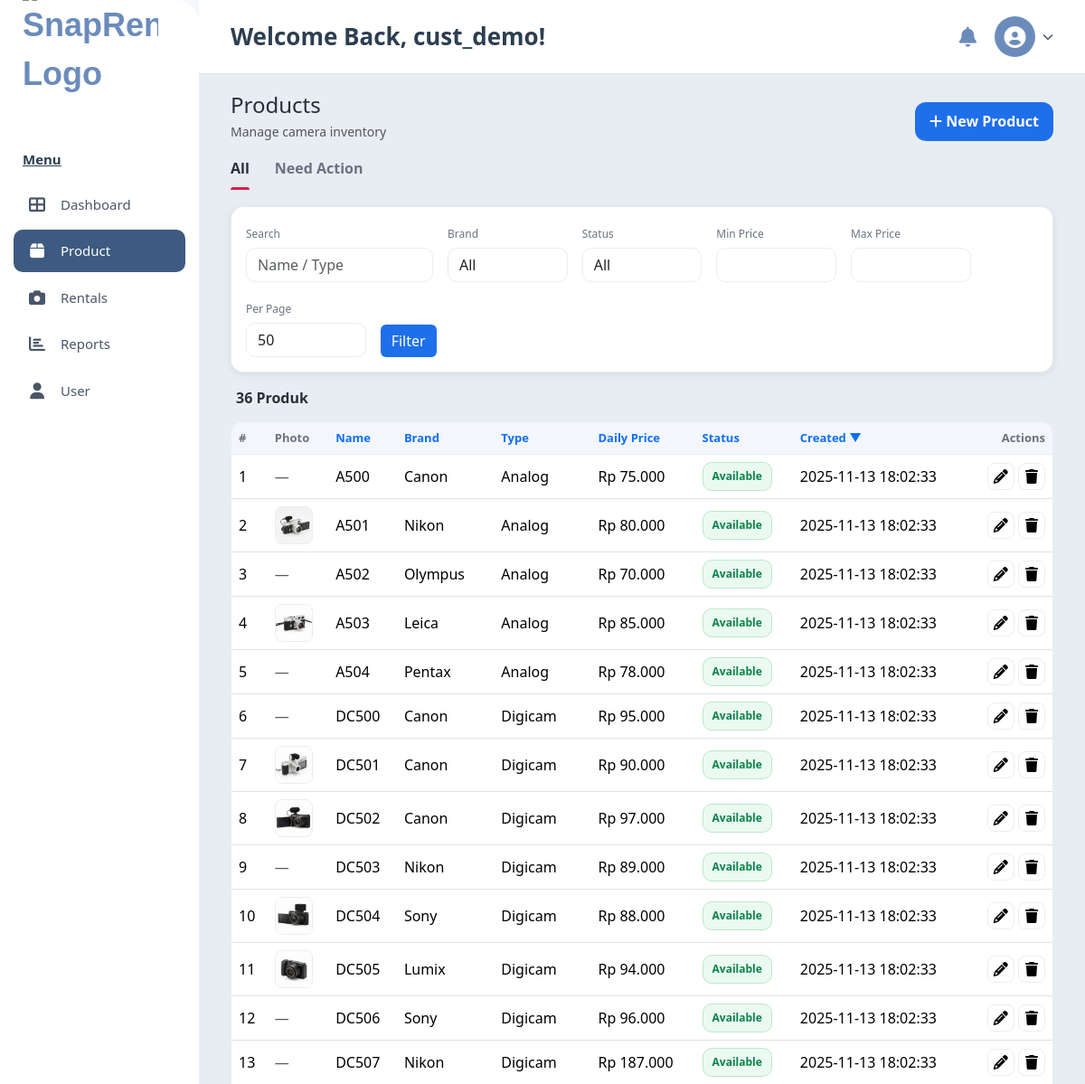
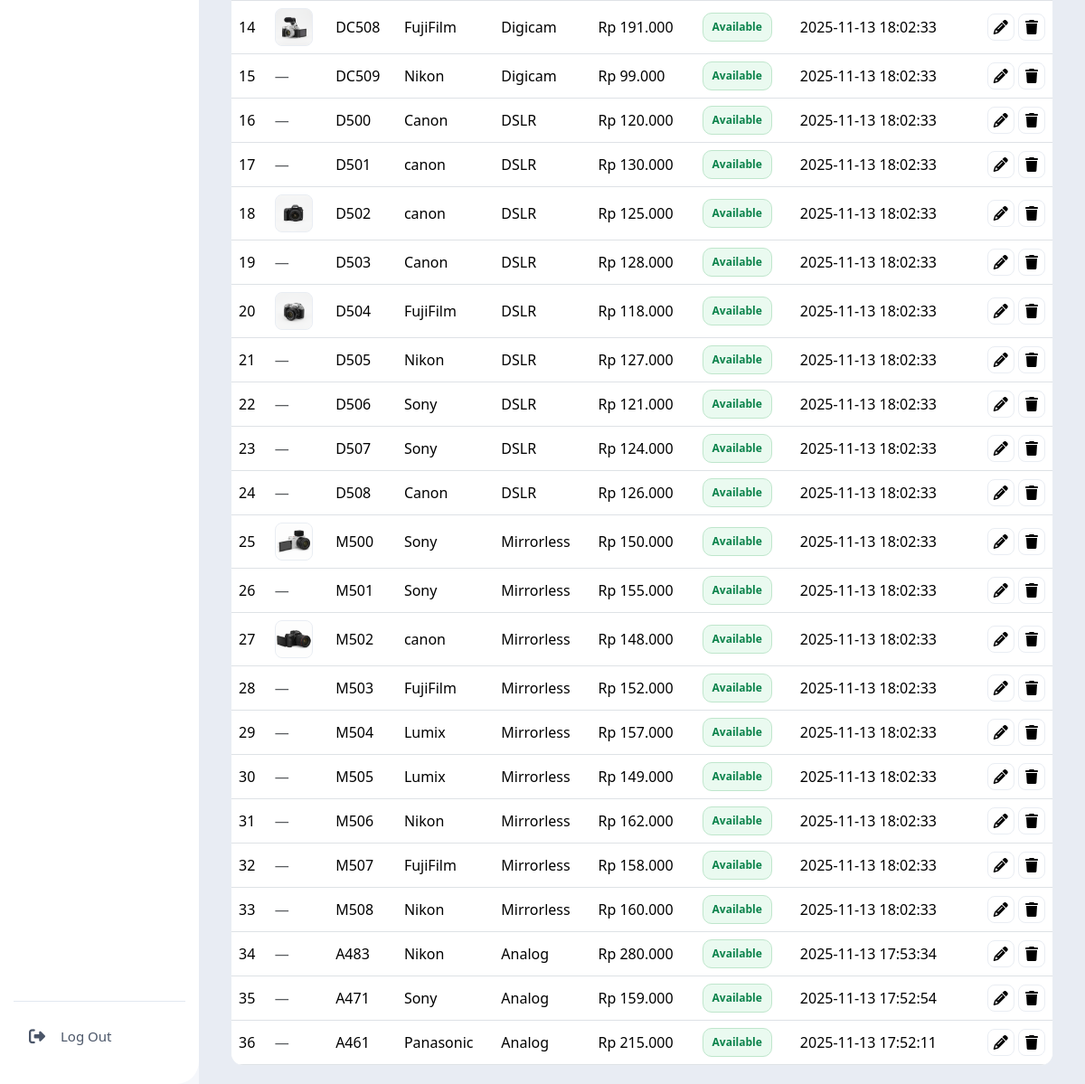
The app's page /Dashboard/index.php?page=products (signed in) with its own data (2 pictures, top to bottom).
### tables this page shows
CREATE TABLE `accounts` (
  `id` bigint UNSIGNED NOT NULL,
  `owner_id` bigint UNSIGNED DEFAULT NULL,
  `staff_id` bigint UNSIGNED DEFAULT NULL,
  `customer_id` bigint UNSIGNED DEFAULT NULL,
  `username` varchar(50) NOT NULL,
  `email` varchar(255) NOT NULL,
  `phone` varchar(25) DEFAULT NULL,
  `password` varchar(255) NOT NULL,
  `role` enum('OWNER','STAFF','CUSTOMER') NOT NULL,
  `is_verified` tinyint(1) NOT NULL DEFAULT '0',
  `is_active` tinyint(1) NOT NULL DEFAULT '1',
  `created_at` datetime NOT NULL DEFAULT CURRENT_TIMESTAMP
);

CREATE TABLE `cameras` (
  `id` bigint UNSIGNED NOT NULL,
  `name` varchar(120) NOT NULL,
  `brand` varchar(80) NOT NULL,
  `type` varchar(80) DEFAULT NULL,
  `problem` varchar(2000) DEFAULT NULL,
  `daily_price` decimal(12,2) NOT NULL,
  `status` enum('available','unavailable','maintenance') NOT NULL DEFAULT 'available',
  `condition_note` text,
  `owner_id` bigint UNSIGNED DEFAULT NULL,
  `created_at` datetime NOT NULL DEFAULT CURRENT_TIMESTAMP,
  `updated_at` datetime DEFAULT NULL ON UPDATE CURRENT_TIMESTAMP
);

### auth/auth.php (called while the page is built, shortened)
<?php
function e($s){ return htmlspecialchars((string)$s, ENT_QUOTES, 'UTF-8'); }
function currentUser(PDO $pdo): ?array {
  $stmt = $pdo->prepare("SELECT id, username, email, role, is_active, is_verified, created_at
                         FROM accounts WHERE id=? LIMIT 1");
  $stmt->execute([$_SESSION['uid']]);
  $u = $stmt->fetch();
  $u['_role_id'] = $_SESSION['role_id'] ?? null;
  $u['_profile'] = $_SESSION['profile'] ?? null;
  return $u;
}
function require_login(PDO $pdo) {
  $u = currentUser($pdo);
}

### Dashboard/pages/products.php (the view, shortened to what this page needs)
<?php
$UPLOAD_DIR_FS = realpath(__DIR__ . '/../uploads');
$DOCROOT = rtrim(str_replace('\\','/', $_SERVER['DOCUMENT_ROOT'] ?? ''), '/');
$UPLOAD_PATH_NORM = rtrim(str_replace('\\','/', $UPLOAD_DIR_FS), '/');
if ($DOCROOT && strpos($UPLOAD_PATH_NORM, $DOCROOT) === 0) {
  $UPLOAD_URL = substr($UPLOAD_PATH_NORM, strlen($DOCROOT));
  if (substr($UPLOAD_URL,-1) !== '/') $UPLOAD_URL .= '/';
} else {
  $BASE_DIR = rtrim(dirname($_SERVER['SCRIPT_NAME'] ?? ''), '/\\');
  $UPLOAD_URL = $BASE_DIR . '/uploads/';
}
function cameraDirUrl(int $cid): string {
  global $UPLOAD_URL; return rtrim($UPLOAD_URL,'/').'/cameras/'.$cid.'/';
}
$q      = trim($_GET['q'] ?? ''); $brandF = trim($_GET['brand'] ?? ''); $statusF= trim($_GET['status'] ?? '');
$minp   = trim($_GET['min_price'] ?? ''); $maxp = trim($_GET['max_price'] ?? '');
$where=[]; $args=[];
$whereSql=$where?('WHERE '.implode(' AND ',$where)):'';
$per = min(50, max(1, (int)($_GET['per'] ?? 50)));
$pageNo = max(1, (int)($_GET['p'] ?? 1));
$offset = ($pageNo - 1) * $per;
$sort = $_GET['sort'] ?? 'created_at';
$dir  = strtolower($_GET['dir'] ?? 'desc');
$dir = ($dir === 'asc') ? 'ASC' : 'DESC';
$orderSql = "ORDER BY cam.$sort $dir";
function build_qs(array $overrides = []) {
  $params = $_GET;
  foreach ($overrides as $k=>$v) {
    if ($v === null) unset($params[$k]); else $params[$k] = $v;
  }
  return '?'.http_build_query($params);
}
function sort_link($key, $label) {
  $curSort = $_GET['sort'] ?? 'created_at';
  $curDir  = strtolower($_GET['dir'] ?? 'desc');
  $nextDir = ($curSort === $key && $curDir === 'asc') ? 'desc' : 'asc';
  $qs = build_qs(['sort'=>$key, 'dir'=>$nextDir, 'p'=>1]);
  $icon = ($curSort === $key) ? ($curDir === 'asc' ? ' ▲' : ' ▼') : '';
  return '<a href="'.e($qs).'" class="text-decoration-none">'.$label.$icon.'</a>';
}
$stmt=$pdo->prepare("SELECT COUNT(*) FROM cameras cam $whereSql"); $stmt->execute($args); $total=(int)$stmt->fetchColumn();
$stmt=$pdo->prepare("
  SELECT cam.id, cam.name, cam.brand, cam.type, cam.problem, cam.daily_price, cam.status, cam.created_at,
         (SELECT ci.filename FROM camera_images ci WHERE ci.camera_id = cam.id ORDER BY ci.id DESC LIMIT 1) AS image
  FROM cameras cam
  $whereSql
  $orderSql
  LIMIT $per OFFSET $offset
"); $stmt->execute($args);
$cameras=$stmt->fetchAll(PDO::FETCH_ASSOC);
?>
<div class="d-flex flex-wrap gap-2 justify-content-between align-items-end mb-2">
  <div><h4 class="mb-1">Products</h4><div class="small text-muted">Manage camera inventory</div></div>
  <div class="header-actions"><button class="btn btn-primary-modern" data-bs-toggle="modal" data-bs-target="#createProductModal"><i class="fas fa-plus"></i> New Product</button></div>
</div>
<?php $need = isset($_GET['need']) ? (int)$_GET['need'] : 0; ?>
<div class="products-tabs">
  <a href="?page=products" class="<?= $need ? '' : 'active' ?>">All</a>
  <a href="?page=products&need=1" class="<?= $need ? 'active' : '' ?>">Need Action</a>
</div>
<form class="page-card mb-3 filter-grid" method="get">
  <div class="row g-3 align-items-end">
    <div class="col-12 col-lg-3"><label class="form-label">Search</label><input type="text" class="form-control" name="q" value="<?= e($q ?? '') ?>" placeholder="Name / Type"></div>
    <div class="col-6 col-lg-2"><label class="form-label">Brand</label><select class="form-select" name="brand"><option value="">All</option></select></div>
    <div class="col-6 col-lg-2"><label class="form-label">Status</label><select class="form-select" name="status"><option value="">All</option></select></div>
    <div class="col-6 col-lg-2"><label class="form-label">Min Price</label><input type="number" step="0.01" class="form-control" name="min_price" value="<?= e($minp ?? '') ?>"></div>
    <div class="col-6 col-lg-2"><label class="form-label">Max Price</label><input type="number" step="0.01" class="form-control" name="max_price" value="<?= e($maxp ?? '') ?>"></div>
    <div class="col-6 col-lg-2">
      <label class="form-label">Per Page</label>
      <select class="form-select" name="per">
        <?php
          $perChoices = [10,25,50];
          foreach($perChoices as $pc){
            $sel = ($per == $pc) ? 'selected' : '';
            echo "<option value=\"$pc\" $sel>$pc</option>";
          }
        ?>
      </select>
    </div>
    <div class="col-12 col-lg-1 d-grid"><button class="btn btn-primary-modern">Filter</button></div>
  </div>
</form>
<div class="count-label"><?= (int)$total ?> Produk</div>
<div class="table-wrap">
<table class="table table-hover align-middle">
  <thead class="table-light">
    <?php if(!$need): ?>
    <tr>
      <th>#</th>
      <th>Photo</th>
      <th><?= sort_link('name','Name') ?></th>
      <th><?= sort_link('brand','Brand') ?></th>
      <th><?= sort_link('type','Type') ?></th>
      <th><?= sort_link('daily_price','Daily Price') ?></th>
      <th><?= sort_link('status','Status') ?></th>
      <th><?= sort_link('created_at','Created') ?></th>
      <th class="text-end">Actions</th>
    </tr>
    <?php endif; ?>
  </thead>
  <tbody>
<?php
$i=$offset+1; $modalBuffer='';
foreach($cameras as $cam):
  $cid=(int)$cam['id'];
  $thumb = !empty($cam['image']) ? cameraDirUrl($cid).$cam['image'] : null;
?>
  <tr>
    <td><?= $i++ ?></td>
    <td><?php if($thumb): ?><img class="thumb" src="<?= e($thumb) ?>" alt="<?= e($cam['name']) ?>" onerror="this.onerror=null;this.replaceWith(Object.assign(document.createElement('div'),{className:'text-muted',textContent:'—'}));"><?php else: ?><div class="text-muted">—</div><?php endif; ?></td>
    <td><?= e($cam['name']) ?></td>
    <td><?= e($cam['brand']) ?></td>
    <td><?= e($cam['type']) ?></td>
    <?php if(!$need): ?>
      <td><?= rupiah($cam['daily_price']) ?></td>
      <?php $cls=(strtolower($cam['status'])==='available')?'status-available':'status-unavailable'; ?>
      <td><span class="status-badge <?= $cls ?>"><?= ucfirst(e($cam['status'])) ?></span></td>
    <?php else: ?>
      <td><?= e($cam['problem'] ?: '-') ?></td>
      <td><span class="status-badge status-unavailable"><?= ucfirst(e($cam['status'])) ?></span></td>
    <?php endif; ?>
    <td><?= e($cam['created_at']) ?></td>
    <td class="text-end">
      <button class="action-btn" data-bs-toggle="modal" data-bs-target="#editProductModal<?= $cid ?>"><i class="fas fa-pencil-alt"></i></button>
      <form method="post" class="d-inline" onsubmit="return confirm('Delete this product?');">
        <button class="action-btn"><i class="fas fa-trash"></i></button>
      </form>
    </td>
  </tr>
  <?php
endforeach;
?>
  </tbody>
</table>
</div>

### Dashboard/index.php (shortened to what this page needs)
<?php
require __DIR__. '/../auth/auth.php';
require_login($pdo);
function rupiah($number){ return 'Rp '.number_format((float)$number,0,',','.'); }
$page = $_GET['page'] ?? 'dashboard';
$user = currentUser($pdo);
require_once __DIR__ . '/includes/header.php';
require_once __DIR__ . '/includes/sidebar.php';
?>
<div class="main-content">
  <header>
    <h1>Welcome Back, <?= e($user['username']) ?>!</h1>
    <div class="header-actions">
      <i class="fas fa-bell bell-icon"></i>
      <div class="user-profile">
        <div class="user-avatar">
          <i class="fas fa-user-circle"></i>
        </div>
        <i class="fas fa-chevron-down"></i>
      </div>
    </div>
  </header>
  <section class="content-area">
    <?php
    $allowed_pages = ['dashboard', 'orders', 'users', 'reports', 'products'];
    if (in_array($page, $allowed_pages)) {
      $page_file = __DIR__ . '/pages/' . $page . '.php';
      if (file_exists($page_file)) {
        require_once $page_file;
      } else {
        echo '<div class="alert alert-danger">Page file not found.</div>';
      }
    } else {
      echo '<div class="alert alert-warning">Page not found.</div>';
    }
    ?>
  </section>
</div>
<?php
require_once __DIR__ . '/includes/footer.php';
?>

### Dashboard/includes/header.php (style rules this page uses)
* { margin: 0; padding: 0; box-sizing: border-box; }
body { font-family: 'Segoe UI', Tahoma, Geneva, Verdana, sans-serif; background-color: #e8ecf3; display: flex; height: 100vh; overflow: hidden; }
.main-content { margin-left: 220px; flex: 1; display: flex; flex-direction: column; height: 100vh; overflow: hidden; background-color: #e8ecf3; }
header { background-color: #ffffff; padding: 18px 35px; display: flex; justify-content: space-between; align-items: center; flex-shrink: 0; border-bottom: 1px solid #e2e8f0; }
header h1 { font-size: 26px; color: #2c3e50; margin: 0; font-weight: 600; }
.header-actions { display: flex; align-items: center; gap: 20px; }
.header-actions .bell-icon { font-size: 22px; color: #6b8cbb; cursor: pointer; transition: color 0.3s; position: relative; }
.user-profile { display: flex; align-items: center; gap: 8px; cursor: pointer; transition: all 0.3s; }
.user-avatar { width: 45px; height: 45px; background-color: #6b8cbb; border-radius: 50%; display: flex; align-items: center; justify-content: center; color: white; font-size: 24px; }
.user-profile .fa-chevron-down { font-size: 12px; color: #4a5568; }
.content-area { padding: 20px 35px; flex: 1; overflow-y: auto; overflow-x: hidden; background-color: #e8ecf3; }
.status-badge { padding: 6px 18px; border-radius: 18px; font-size: 12px; font-weight: 600; display: inline-block; }
.page-card { background-color: white; padding: 22px; border-radius: 18px; box-shadow: 0 2px 8px rgba(0,0,0,0.08); margin-bottom: 18px; }
.btn-primary-modern { background-color: #6b8cbb; color: white; }
.thumb { width: 48px; height: 48px; object-fit: cover; border-radius: 8px; border: 1px solid rgba(0,0,0,.08); }

### Dashboard/pages/products.php (style rules this page uses)
:root { --bg:#f5f7fb; --card:#fff; --line:#e9edf3; --text:#2b2f39; --muted:#6b7280; --accent:#e11d48; --green:#22c55e; --red:#d21f3c; }
body { background:var(--bg); font-family:Poppins,system-ui,-apple-system,Segoe UI,Roboto,Arial,sans-serif; color:var(--text); }
.page-card { background:var(--card); border:1px solid var(--line); border-radius:14px; padding:16px; }
.header-actions .btn { border-radius:12px; padding:.6rem 1rem; font-weight:600; }
.btn-primary-modern { background:#1f6feb; color:#fff; border:none; }
.products-tabs { display:flex; gap:28px; border-bottom:2px solid var(--line); margin:6px 0 18px; }
.products-tabs a { padding:10px 0; font-weight:600; color:#6b7280; text-decoration:none; position:relative; }
.products-tabs a.active { color:var(--text); }
.products-tabs a.active::after { content:''; position:absolute; left:0; right:0; bottom:-2px; height:3px; background:var(--accent); border-radius:3px 3px 0 0; }
.filter-grid .form-label { font-size:12px; color:var(--muted); margin-bottom:6px; }
.form-control,.form-select { border-radius:10px; border:1px solid var(--line); background:#fff; }
.table-wrap { background:var(--card); border:1px solid var(--line); border-radius:14px; overflow:hidden; }
.table { margin-bottom:0; }
.table thead th { background:#f3f6fb; color:#6b7280; font-weight:700; font-size:13px; border-bottom:1px solid var(--line); }
.table tbody td { vertical-align:middle; border-top:1px solid var(--line); }
.thumb { width:42px; height:42px; object-fit:cover; border-radius:8px; border:1px solid var(--line); background:#f6f7fb; }
.status-badge { display:inline-block; padding:6px 10px; border-radius:10px; font-size:12px; font-weight:700; }
.status-available { background:#eafaf0; color:#09824a; border:1px solid #bfe6cc; }
.count-label { font-weight:700; margin:10px 2px 14px 6px; }
.action-btn { width:30px; height:30px; display:inline-flex; align-items:center; justify-content:center; border-radius:8px; border:1px solid var(--line); background:#fff; }

### records on screen
accounts: username "cust_demo"
cameras: name "A500", brand "Canon", type "Analog", daily_price "Rp 75.000", status "Available", created_at "2025-11-13 18:02:33"
cameras: shows a picture, name "A501", brand "Nikon", type "Analog", daily_price "Rp 80.000", status "Available", created_at "2025-11-13 18:02:33"
cameras: name "A502", brand "Olympus", type "Analog", daily_price "Rp 70.000", status "Available", created_at "2025-11-13 18:02:33"
cameras: shows a picture, name "A503", brand "Leica", type "Analog", daily_price "Rp 85.000", status "Available", created_at "2025-11-13 18:02:33"
cameras: name "A504", brand "Pentax", type "Analog", daily_price "Rp 78.000", status "Available", created_at "2025-11-13 18:02:33"
cameras: name "DC500", brand "Canon", type "Digicam", daily_price "Rp 95.000", status "Available", created_at "2025-11-13 18:02:33"
cameras: shows a picture, name "DC501", brand "Canon", type "Digicam", daily_price "Rp 90.000", status "Available", created_at "2025-11-13 18:02:33"
cameras: shows a picture, name "DC502", brand "Canon", type "Digicam", daily_price "Rp 97.000", status "Available", created_at "2025-11-13 18:02:33"
cameras: name "DC503", brand "Nikon", type "Digicam", daily_price "Rp 89.000", status "Available", created_at "2025-11-13 18:02:33"
cameras: shows a picture, name "DC504", brand "Sony", type "Digicam", daily_price "Rp 88.000", status "Available", created_at "2025-11-13 18:02:33"
cameras: shows a picture, name "DC505", brand "Lumix", type "Digicam", daily_price "Rp 94.000", status "Available", created_at "2025-11-13 18:02:33"
cameras: name "DC506", brand "Sony", type "Digicam", daily_price "Rp 96.000", status "Available", created_at "2025-11-13 18:02:33"
cameras: name "DC507", brand "Nikon", type "Digicam", daily_price "Rp 187.000", status "Available", created_at "2025-11-13 18:02:33"
cameras: shows a picture, name "DC508", brand "FujiFilm", type "Digicam", daily_price "Rp 191.000", status "Available", created_at "2025-11-13 18:02:33"
cameras: name "DC509", brand "Nikon", type "Digicam", daily_price "Rp 99.000", status "Available", created_at "2025-11-13 18:02:33"
cameras: name "D500", brand "Canon", type "DSLR", daily_price "Rp 120.000", status "Available", created_at "2025-11-13 18:02:33"
cameras: name "D501", brand "canon", type "DSLR", daily_price "Rp 130.000", status "Available", created_at "2025-11-13 18:02:33"
cameras: shows a picture, name "D502", brand "canon", type "DSLR", daily_price "Rp 125.000", status "Available", created_at "2025-11-13 18:02:33"
cameras: name "D503", brand "Canon", type "DSLR", daily_price "Rp 128.000", status "Available", created_at "2025-11-13 18:02:33"
cameras: shows a picture, name "D504", brand "FujiFilm", type "DSLR", daily_price "Rp 118.000", status "Available", created_at "2025-11-13 18:02:33"
cameras: name "D505", brand "Nikon", type "DSLR", daily_price "Rp 127.000", status "Available", created_at "2025-11-13 18:02:33"
cameras: name "D506", brand "Sony", type "DSLR", daily_price "Rp 121.000", status "Available", created_at "2025-11-13 18:02:33"
cameras: name "D507", brand "Sony", type "DSLR", daily_price "Rp 124.000", status "Available", created_at "2025-11-13 18:02:33"
cameras: name "D508", brand "Canon", type "DSLR", daily_price "Rp 126.000", status "Available", created_at "2025-11-13 18:02:33"
cameras: shows a picture, name "M500", brand "Sony", type "Mirrorless", daily_price "Rp 150.000", status "Available", created_at "2025-11-13 18:02:33"
cameras: name "M501", brand "Sony", type "Mirrorless", daily_price "Rp 155.000", status "Available", created_at "2025-11-13 18:02:33"
cameras: shows a picture, name "M502", brand "canon", type "Mirrorless", daily_price "Rp 148.000", status "Available", created_at "2025-11-13 18:02:33"
cameras: name "M503", brand "FujiFilm", type "Mirrorless", daily_price "Rp 152.000", status "Available", created_at "2025-11-13 18:02:33"
cameras: name "M504", brand "Lumix", type "Mirrorless", daily_price "Rp 157.000", status "Available", created_at "2025-11-13 18:02:33"
cameras: name "M505", brand "Lumix", type "Mirrorless", daily_price "Rp 149.000", status "Available", created_at "2025-11-13 18:02:33"
cameras: name "M506", brand "Nikon", type "Mirrorless", daily_price "Rp 162.000", status "Available", created_at "2025-11-13 18:02:33"
cameras: name "M507", brand "FujiFilm", type "Mirrorless", daily_price "Rp 158.000", status "Available", created_at "2025-11-13 18:02:33"
cameras: name "M508", brand "Nikon", type "Mirrorless", daily_price "Rp 160.000", status "Available", created_at "2025-11-13 18:02:33"
cameras: name "A483", brand "Nikon", type "Analog", daily_price "Rp 280.000", status "Available", created_at "2025-11-13 17:53:34"
cameras: name "A471", brand "Sony", type "Analog", daily_price "Rp 159.000", status "Available", created_at "2025-11-13 17:52:54"
cameras: name "A461", brand "Panasonic", type "Analog", daily_price "Rp 215.000", status "Available", created_at "2025-11-13 17:52:11"

### other values on screen
$total "36"
$label "Name Brand Type Daily Price Status Created"
$icon "▼"
form field per "50"
